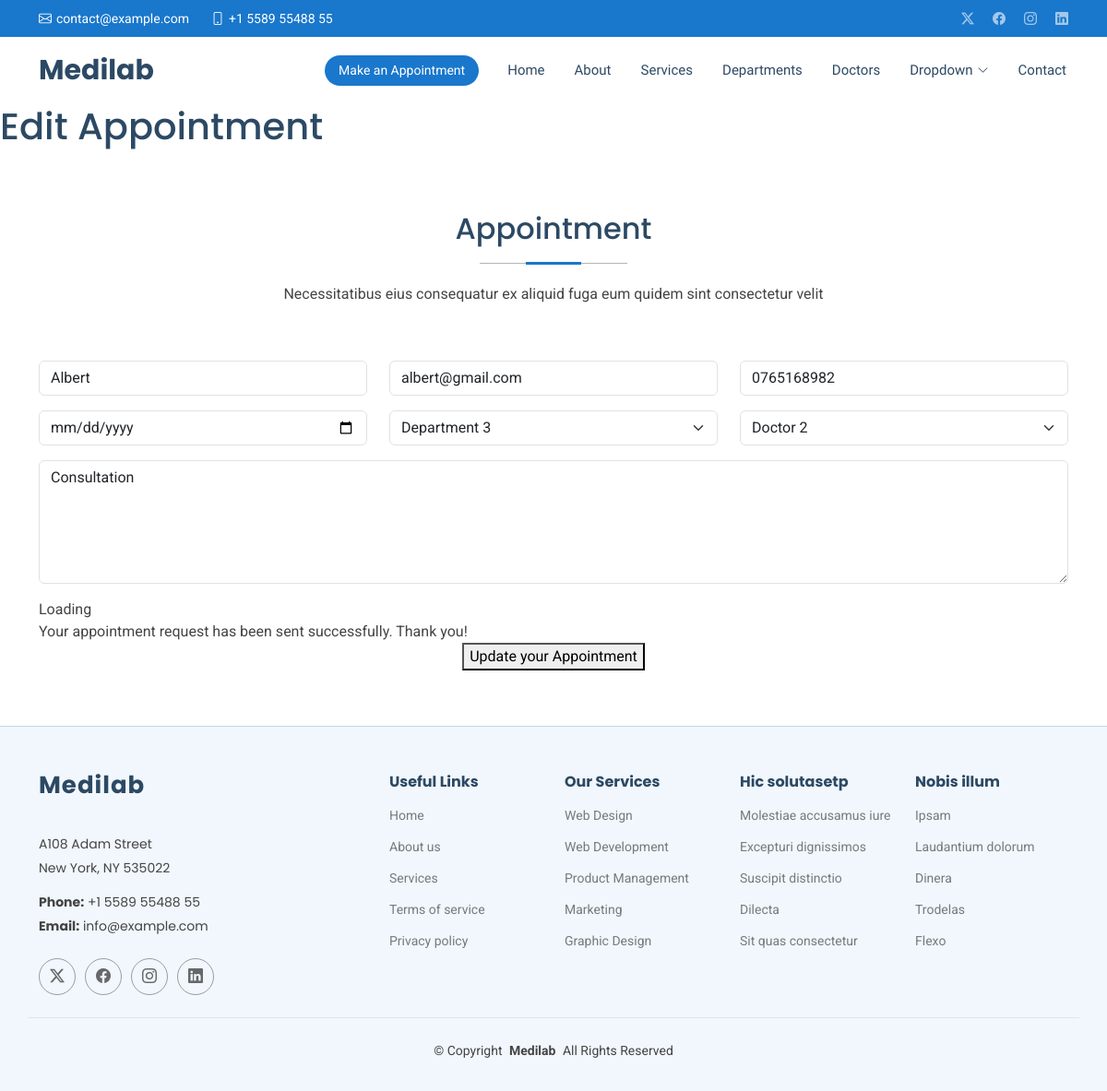
Screenshot of /edit/1 with the database file from the repository.
### medapp/models.py (models this page shows, shortened)
class Appointment(models.Model):
    name = models.CharField(max_length=50)
    email = models.EmailField()
    phone = models.CharField(max_length=15)
    date = models.DateField()
    department = models.CharField(max_length=50)
    doctor = models.CharField(max_length=50)
    message = models.TextField()

### medapp/views.py (the view)
# urls.py: path('edit/<int:id>', views.edit, name='edit'),
def edit (request, id):
    appointment = get_object_or_404(Appointment,id=id)
    if request.method == "POST":
        appointment.name = request.POST.get('name')
        appointment.email = request.POST.get('email')
        appointment.phone = request.POST.get('phone')
        appointment.date = request.POST.get('date')
        appointment.department = request.POST.get('department')
        appointment.doctor = request.POST.get('doctor')
        appointment.message = request.POST.get('message')
        appointment.save()
        return redirect('/show')
    else:
        return render(request,'edit.html',{'appointment':appointment})

### Templates/edit.html (shortened to what this page needs)
{% extends 'starter-page.html' %}
{% load static %}
{% block content %}
    <h1>Edit Appointment</h1>
    <section id="appointment" class="appointment section">
      <div class="container section-title" data-aos="fade-up">
        <h2>Appointment</h2>
        <p>Necessitatibus eius consequatur ex aliquid fuga eum quidem sint consectetur velit</p>
      </div>
      <div class="container" data-aos="fade-up" data-aos-delay="100">
        <form method="post" >
          <div class="row">
            <div class="col-md-4 form-group">
              <input type="text" name="name" value="{{ appointment.name }}" class="form-control" id="name" placeholder="Your Name" required="">
            </div>
            <div class="col-md-4 form-group mt-3 mt-md-0">
              <input type="email" class="form-control" value="{{ appointment.email }}" name="email" id="email" placeholder="Your Email" required="">
            </div>
            <div class="col-md-4 form-group mt-3 mt-md-0">
              <input type="tel" class="form-control" name="phone" value="{{ appointment.phone }}" id="phone" placeholder="Your Phone" required="">
            </div>
          </div>
          <div class="row">
            <div class="col-md-4 form-group mt-3">
              <input type="date" name="date" class="form-control datepicker" value="{{ appointment.date }}" id="date" placeholder="Appointment Date" required="">
            </div>
            <div class="col-md-4 form-group mt-3">
              <select  name="department" value="{{ appointment.department }}"  id="department" class="form-select" required="">
                <option value="Department 3"  {% if appointment.department == "Department 3" %} selected {% endif %}>Department 3</option>
              </select>
            </div>
            <div class="col-md-4 form-group mt-3">
              <select name="doctor"  id="doctor" class="form-select" required="">
                <option value="Doctor 2" {% if appointment.doctor == "Doctor 2" %}selected{% endif %}>Doctor 2</option>
              </select>
            </div>
          </div>
          <div class="form-group mt-3">
            <textarea class="form-control" name="message" rows="5" placeholder="Message (Optional)" >{{ appointment.message }}</textarea>
          </div>
          <div class="mt-3">
            <div class="loading">Loading</div>
            <div class="sent-message">Your appointment request has been sent successfully. Thank you!</div>
            <div class="text-center"><button type="submit">Update your Appointment</button></div>
          </div>
        </form>
      </div>
    </section>
{% endblock %}

### static/assets/css/main.css (style rules this page uses)
:root { --default-font: "Roboto", system-ui, -apple-system, "Segoe UI", Roboto, "Helvetica Neue", Arial, "Noto Sans", "Liberation Sans", sans-serif, "Apple Color Emoji", "Segoe UI Emoji", "Segoe UI Symbol", "Noto Color Emoji"; --heading-font: "Poppins", sans-serif; --nav-font: "Raleway", sans-serif; }
:root { --background-color: #ffffff; --default-color: #444444; --heading-color: #2c4964; --accent-color: #1977cc; --surface-color: #ffffff; --contrast-color: #ffffff; }
:root { --nav-color: #2c4964; --nav-hover-color: #1977cc; --nav-mobile-background-color: #ffffff; --nav-dropdown-background-color: #ffffff; --nav-dropdown-color: #2c4964; --nav-dropdown-hover-color: #1977cc; }
:root { scroll-behavior: smooth; }
body { color: var(--default-color); background-color: var(--background-color); font-family: var(--default-font); }
h1, h2, h3, h4, h5, h6 { color: var(--heading-color); font-family: var(--heading-font); }
section, .section { color: var(--default-color); background-color: var(--background-color); padding: 60px 0; scroll-margin-top: 72px; overflow: clip; }
.section-title { text-align: center; padding-bottom: 60px; position: relative; }
.section-title h2 { font-size: 32px; font-weight: 500; margin-bottom: 20px; padding-bottom: 20px; position: relative; }
.section-title h2:before { content: ""; position: absolute; display: block; width: 160px; height: 1px; background: color-mix(in srgb, var(--default-color), transparent 60%); left: 0; right: 0; bottom: 1px; margin: auto; }
.section-title h2::after { content: ""; position: absolute; display: block; width: 60px; height: 3px; background: var(--accent-color); left: 0; right: 0; bottom: 0; margin: auto; }
.section-title p { margin-bottom: 0; }

### rows the page displays
Appointment: name "Albert", email "albert@gmail.com", phone "0765168982", department "Department 3", doctor "Doctor 2", message "Consultation"
